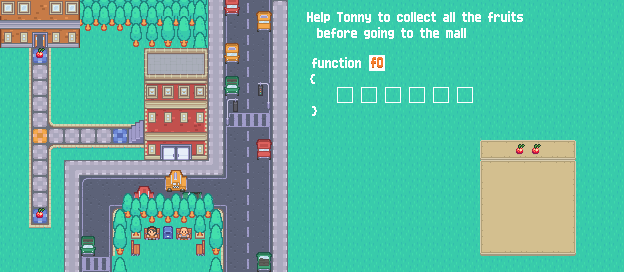

A 2D game scene composited from a Tiled map and its tileset images. What follows is a short description and the map's XML, with each tile layer's data collapsed to a summary:
An orthogonal 39x17 tile map with 16x16 px tiles, 24 tile layers (info, background, grass, street, ...), 2 hidden layers not drawn, 4 tilesets and 19 objects (end, fruit1, fruit2, yellowTile1, blueTile2, ...).

<map version="1.2" tiledversion="2020.01.22" orientation="orthogonal" renderorder="right-down" compressionlevel="-1" width="39" height="17" tilewidth="16" tileheight="16" infinite="0" nextlayerid="44" nextobjectid="43">
 <editorsettings>
  <export target="4.lua" format="lua" />
 </editorsettings>
 <tileset firstgid="1" name="tilemap_packed" tilewidth="16" tileheight="16" tilecount="486" columns="27">
  <image source="../tileset/Tilemap/tilemap_packed.png" width="432" height="288" />
 </tileset>
 <tileset firstgid="487" name="test" tilewidth="16" tileheight="16" tilecount="486" columns="27">
  <image source="../tileset/Tilemap/test.png" width="432" height="288" />
 </tileset>
 <tileset firstgid="973" name="functionsTextTiles" tilewidth="16" tileheight="16" tilecount="900" columns="30">
  <image source="../graphics/functionsTextTiles.png" width="480" height="480" />
 </tileset>
 <tileset firstgid="1873" name="UIpackSheet_transparent" tilewidth="16" tileheight="16" spacing="2" tilecount="990" columns="30">
  <image source="../tileset/Tilemap/UIpackSheet_transparent.png" width="538" height="592" />
 </tileset>
 <layer id="32" name="info" width="39" height="17">
  <properties>
   <property name="F0" type="int" value="6" />
   <property name="F1" type="int" value="0" />
   <property name="blueTile" type="bool" value="true" />
   <property name="door" type="bool" value="true" />
   <property name="face" value="left" />
   <property name="fruit" type="bool" value="true" />
   <property name="fruitsTotal" type="int" value="2" />
   <property name="grass" type="bool" value="true" />
   <property name="greyTile" type="bool" value="false" />
   <property name="numFunc" type="int" value="1" />
   <property name="totalSize" type="int" value="6" />
   <property name="yellowTile" type="bool" value="true" />
  </properties>
  <data>[663 cells, 0 non-empty, 0 distinct tile ids]</data>
 </layer>
 <layer id="17" name="background" width="39" height="17">
  <data>[663 cells, 4 non-empty, 2 distinct tile ids]</data>
 </layer>
 <layer id="1" name="grass" width="39" height="17">
  <data>[663 cells, 655 non-empty, 15 distinct tile ids]</data>
 </layer>
 <layer id="2" name="street" width="39" height="17">
  <data>[663 cells, 77 non-empty, 12 distinct tile ids]</data>
 </layer>
 <layer id="4" name="path" width="39" height="17">
  <data>[663 cells, 18 non-empty, 2 distinct tile ids]</data>
 </layer>
 <layer id="9" name="house" width="39" height="17">
  <data>[663 cells, 43 non-empty, 29 distinct tile ids]</data>
 </layer>
 <layer id="10" name="house_details" width="39" height="17">
  <data>[663 cells, 9 non-empty, 3 distinct tile ids]</data>
 </layer>
 <layer id="33" name="close_door" width="39" height="17" visible="0">
  <data>[663 cells, 1 non-empty, 1 distinct tile ids]</data>
 </layer>
 <layer id="5" name="trees" width="39" height="17">
  <data>[663 cells, 33 non-empty, 12 distinct tile ids]</data>
 </layer>
 <layer id="11" name="extra" width="39" height="17">
  <data>[663 cells, 15 non-empty, 6 distinct tile ids]</data>
 </layer>
 <layer id="12" name="benches" width="39" height="17">
  <data>[663 cells, 89 non-empty, 28 distinct tile ids]</data>
 </layer>
 <layer id="3" name="cars" width="39" height="17">
  <data>[663 cells, 17 non-empty, 15 distinct tile ids]</data>
 </layer>
 <layer id="20" name="blueTile1" width="39" height="17">
  <data>[663 cells, 1 non-empty, 1 distinct tile ids]</data>
 </layer>
 <layer id="23" name="yellowTile1" width="39" height="17">
  <data>[663 cells, 1 non-empty, 1 distinct tile ids]</data>
 </layer>
 <layer id="21" name="blueTile2" width="39" height="17">
  <data>[663 cells, 1 non-empty, 1 distinct tile ids]</data>
 </layer>
 <layer id="22" name="blueTile3" width="39" height="17">
  <data>[663 cells, 1 non-empty, 1 distinct tile ids]</data>
 </layer>
 <layer id="24" name="fruit1" width="39" height="17" offsetx="0.25" offsety="-3.5">
  <data>[663 cells, 1 non-empty, 1 distinct tile ids]</data>
 </layer>
 <layer id="25" name="fruit2" width="39" height="17" offsetx="0.5" offsety="-3.5">
  <data>[663 cells, 4 non-empty, 2 distinct tile ids]</data>
 </layer>
 <objectgroup id="13" name="end" visible="0">
  <object id="1" name="end" x="32" y="32" width="16" height="20.0114" />
 </objectgroup>
 <objectgroup id="19" name="fruit" visible="0">
  <properties>
   <property name="numObjects" type="int" value="2" />
  </properties>
  <object id="38" name="fruit1" x="38.9375" y="219" width="0.53125" height="0.4375" />
  <object id="41" name="fruit2" x="39.25" y="59.625" width="0.152778" height="0.152778" />
 </objectgroup>
 <objectgroup id="15" name="yellowTile" visible="0">
  <properties>
   <property name="numObjects" type="int" value="1" />
  </properties>
  <object id="17" name="yellowTile1" x="34.0889" y="135.078" width="0.486868" height="0.886868" />
 </objectgroup>
 <objectgroup id="16" name="blueTile" visible="0" opacity="0.88">
  <properties>
   <property name="numObjects" type="int" value="3" />
  </properties>
  <object id="34" name="blueTile2" x="38.7273" y="218" width="0.306061" height="0.443434" />
  <object id="35" name="blueTile3" x="39.8717" y="55.5343" width="0.525253" height="0.643434" />
  <object id="36" name="blueTile1" x="118.727" y="135.818" width="1.27273" height="2" />
 </objectgroup>
 <objectgroup id="14" name="grass" visible="0">
  <properties>
   <property name="numObjects" type="int" value="5" />
  </properties>
  <object id="2" name="grass1" x="1.19697" y="3.66667" width="26.5" height="266.5" />
  <object id="3" name="grass2" x="51.8182" y="0.181818" width="234.5" height="122.5" />
  <object id="4" name="grass3" x="51.4848" y="148" width="235" height="122" />
  <object id="5" name="grass5" x="0.5" y="227.5" width="254" height="43.5" />
  <object id="10" name="grass4" x="131.333" y="-0.666667" width="160" height="256" />
 </objectgroup>
 <objectgroup id="18" name="player" visible="0">
  <object id="19" name="player" x="112" y="128" width="16" height="16" />
 </objectgroup>
 <layer id="26" name="text" width="39" height="17" offsetx="-31.5" offsety="-25.5">
  <data>[663 cells, 49 non-empty, 43 distinct tile ids]</data>
 </layer>
 <layer id="34" name="buttonsSecondRow" width="39" height="17">
  <properties>
   <property name="blue" value="blueTile" />
   <property name="yellow" value="yellowTile" />
  </properties>
  <data>[663 cells, 0 non-empty, 0 distinct tile ids]</data>
 </layer>
 <layer id="35" name="buttonsThirdRow" width="39" height="17">
  <properties>
   <property name="paint" value="paint grey" />
  </properties>
  <data>[663 cells, 0 non-empty, 0 distinct tile ids]</data>
 </layer>
 <layer id="31" name="text4" width="39" height="17" visible="0" offsetx="-32" offsety="-14">
  <data>[663 cells, 0 non-empty, 0 distinct tile ids]</data>
 </layer>
 <objectgroup id="28" name="answer" visible="0">
  <properties>
   <property name="size" type="int" value="6" />
  </properties>
  <object id="23" name="answer3" x="384.391" y="86.42" width="17" height="17" />
  <object id="25" name="answer1" x="336.458" y="86.4895" width="17" height="17" />
  <object id="27" name="answer2" x="360.333" y="86.4163" width="17" height="17" />
  <object id="28" name="answer4" x="408.339" y="86.3529" width="17" height="17" />
  </objectgroup>
 <layer id="40" name="buttons" width="39" height="17">
  <data>[663 cells, 36 non-empty, 9 distinct tile ids]</data>
 </layer>
 <layer id="41" name="fruitBanner" width="39" height="17">
  <data>[663 cells, 12 non-empty, 6 distinct tile ids]</data>
 </layer>
 <layer id="42" name="apple2" width="39" height="17" offsetx="0.5" offsety="-3.5">
  <data>[663 cells, 1 non-empty, 1 distinct tile ids]</data>
 </layer>
 <layer id="43" name="apple1" width="39" height="17" offsetx="0.5" offsety="-3.5">
  <data>[663 cells, 1 non-empty, 1 distinct tile ids]</data>
 </layer>
</map>
<!-- 2 of 19 objects omitted -->
